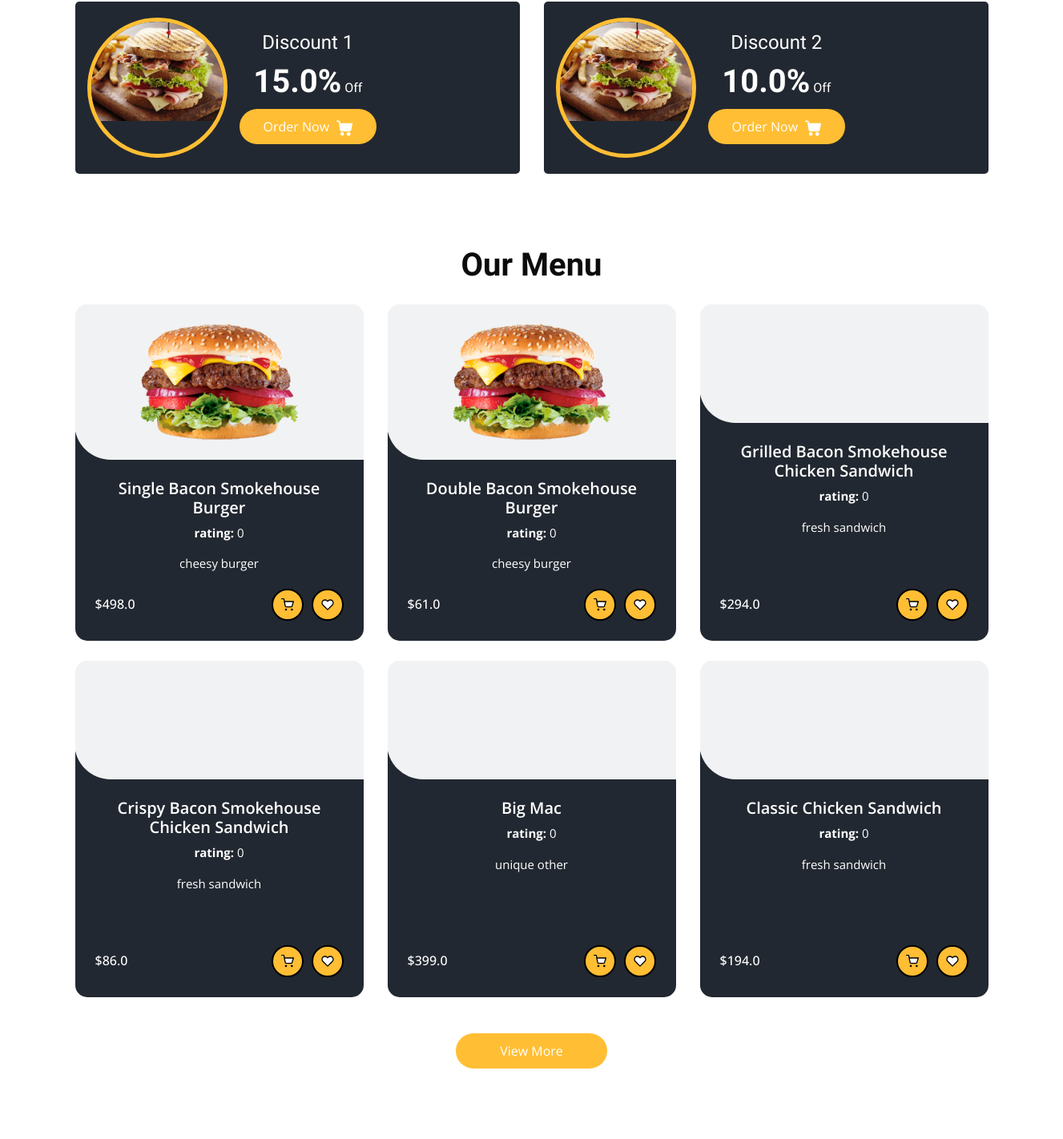
Before: /home (signed in, middle part) with the older database file.
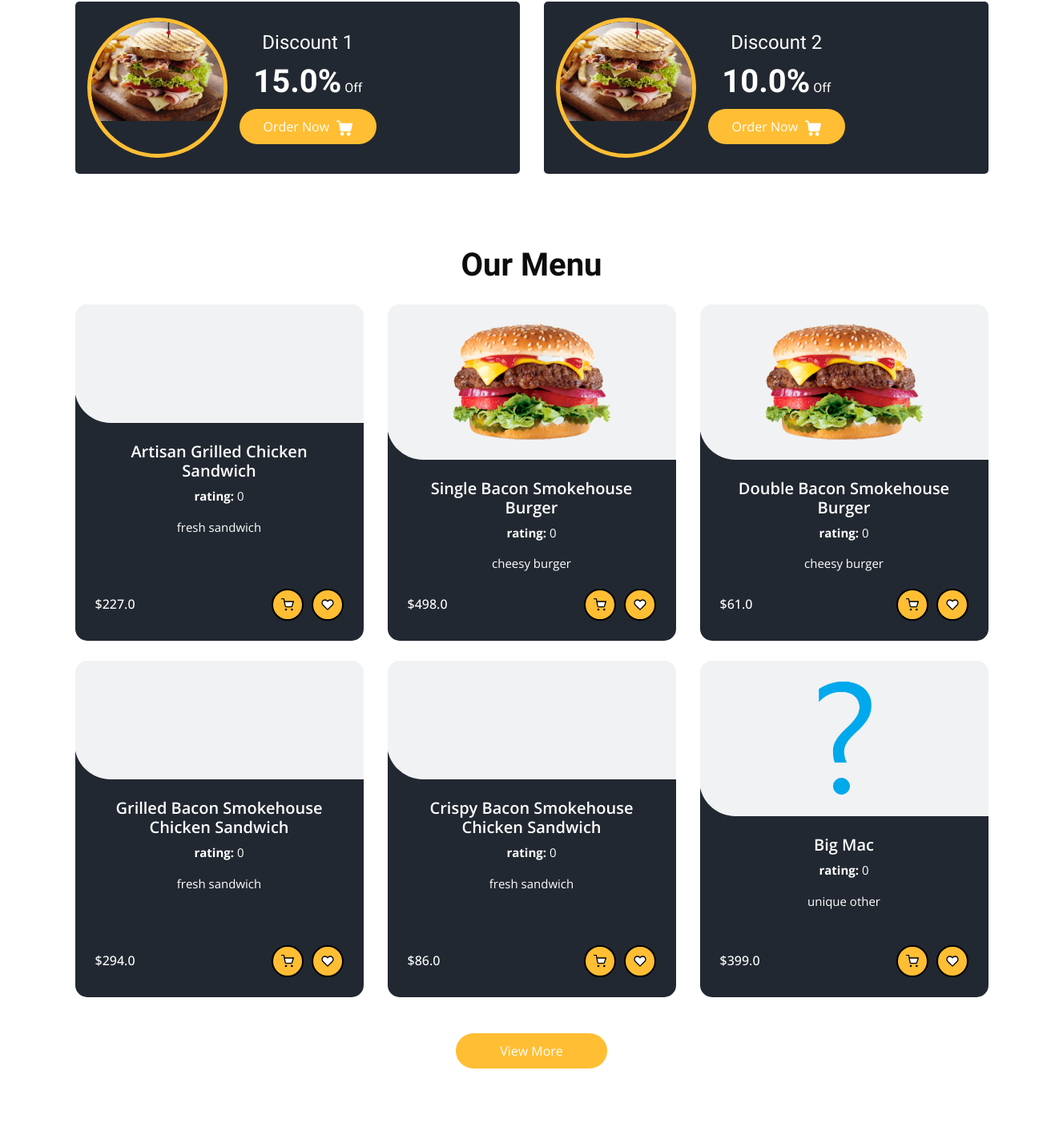
After: the same page with the newer database file.
### tables this page shows
CREATE TABLE Promotions (
                        PromotionID INTEGER PRIMARY KEY AUTOINCREMENT,
                        PromotionName TEXT,
                        MenuID INTEGER,
                        Description TEXT,
                        Discount REAL,
                        StartDate TEXT,
                        EndDate TEXT,
                        FOREIGN KEY (MenuID) REFERENCES Menus (MenuID) ON DELETE CASCADE
                    );

CREATE TABLE Menus (
                        MenuID INTEGER PRIMARY KEY AUTOINCREMENT,
                        RestaurantID INTEGER,
                        ItemName TEXT,
                        Description TEXT,
                        Price REAL,
                        Category TEXT,
                        ImagePNG TEXT,
                        ImageJPG TEXT,
                        Rating INTEGER DEFAULT 0,
                        FOREIGN KEY (RestaurantID) REFERENCES Restaurants(RestaurantID) ON DELETE CASCADE
                    );

### userEndpoints.py (the view)
@User.route('/home')
def home():
    if 'username' not in session:
        return redirect(url_for('login'))
    if not DataBase.is_customer(session['username'],session['email'],session['password']):
        return render_template('404.html'), 404
    data = DataBase.get_menu_data(limit=6)
    Pro = DataBase.get_active_promotions(current_date=date.today().strftime("%Y-%m-%d"), limit=2)
    return render_template('user/home.html',menu_data=data,Promotions=Pro)

### DataBase.py (called while the page is built)
def get_menu_data(limit=100,all=False):
    try:
        if all:
            cursor.execute('''SELECT ItemName, M.Description, Price, ImagePNG ,Category ,Rating FROM Menus M
                              INNER JOIN Restaurants R ON M.RestaurantID = R.RestaurantID
                              WHERE R.Blocked = 0;''')
        else:
            cursor.execute('''SELECT ItemName, M.Description, Price, ImagePNG ,Category ,Rating  FROM Menus M INNER JOIN Restaurants R
                              ON M.RestaurantID = R.RestaurantID
                              WHERE R.Blocked = 0 LIMIT ?;''',[limit])
        return cursor.fetchall()
    except sqlite3.Error as e:
        print("Error fetching data from database:", e)
        return []

def is_customer(id,email,password):
    try:
        cursor.execute('''SELECT * FROM Customers where CustomerID=? AND email = ? AND password=?;''',[id,email,password])
        ans = cursor.fetchone()
        if ans:
            return True
        else:
            return False
    except Exception as e:
        print(e)
        return False

### templates/user/home.html (shortened to what this page needs)
<!DOCTYPE html>
<html>
  <head>
    <link
      rel="stylesheet"
      type="text/css"
      href="{{url_for('static',filename='css/bootstrap.css')}}"
    />
    <link
      rel="stylesheet"
      type="text/css"
      href="https://cdnjs.cloudflare.com/ajax/libs/OwlCarousel2/2.3.4/assets/owl.carousel.min.css"
    />
    <link
      rel="stylesheet"
      href="https://cdnjs.cloudflare.com/ajax/libs/jquery-nice-select/1.1.0/css/nice-select.min.css"
    />
    <link
      href="{{url_for('static',filename='css/font-awesome.min.css')}}"
      rel="stylesheet"
    />
    <link
      href="{{url_for('static',filename='css/style.css')}}"
      rel="stylesheet"
    />
    <link
      href="{{url_for('static',filename='css/responsive.css')}}"
      rel="stylesheet"
    />
  </head>
  <body>
    <section class="offer_section layout_padding-bottom">
      <div class="offer_container">
        <div class="container">
          <div class="row">
            {% for item in Promotions %}
            <div class="col-md-6">
              <div class="box">
                <div class="img-box">
                  <img
                    src="{{url_for('static',filename='images/'+item['Image'] )}}"
                    alt=""
                  />
                </div>
                <div class="detail-box">
                  <h5>{{item['PromotionName']}}</h5>
                  <h6><span>{{item['Discount']}}%</span> Off</h6>
                  <a
                    href="#"
                    class="add-to-cart-btn-promortion"
                    data-PromotionName="{{item['PromotionName']}}"
                    data-discount="{{item['Discount']}}"
                  >
                    Order Now
                  </a>
                </div>
              </div>
            </div>
            {% endfor%}
          </div>
        </div>
      </div>
    </section>
    <section class="food_section layout_padding-bottom">
      <div class="container">
        <div class="heading_container heading_center">
          <h2>Our Menu</h2>
        </div>
        <div class="filters-content">
          <div class="row grid">
            {% for item in menu_data %}
            <div class="col-sm-6 col-lg-4 all {{ item[4] }}">
              <div class="box" id="menu-item-box">
                <div>
                  <div class="img-box">
                    <img
                      src="{{url_for('static',filename='images/'+item[3])}}"
                      alt=""
                    />
                  </div>
                  <div class="detail-box">
                    <h5>{{item[0]}}</h5>
                    <p><b>rating:</b> {{item[5]}}</p>
                    <p>{{item[1]}}</p>
                    <div class="options">
                      <h6>${{ item[2] }}</h6>
                      <div class="button-container" id="menu-buttons">
                        <a
                          href="#"
                          class="add-to-cart-btn"
                          data-item-name="{{ item[0] }}"
                          data-description="{{ item[1] }}"
                          data-price="{{ item[2] }}"
                        >
                        </a>
                        <a
                          href="#"
                          class="favorite-btn"
                          data-item-name="{{ item[0] }}"
                          data-description="{{ item[1] }}"
                          data-price="{{ item[2] }}"
                        >
                        </a>
                      </div>
                    </div>
                  </div>
                </div>
              </div>
            </div>
            {% endfor %}
          </div>
        </div>
        <div class="btn-box">
          <a href="/search"> View More </a>
        </div>
      </div>
    </section>
    <br /><br /><br /><br /><br /><br /><br />
  </body>
</html>

Changed rows visible on the page:
no longer on this page (row unchanged): Menus: ItemName "Classic Chicken Sandwich", Rating "0", Description "fresh sandwich", Price "194.0"
added Menus: ItemName "Artisan Grilled Chicken Sandwich", Rating "0", Description "fresh sandwich", Price "227.0"
changed Menus "Big Mac": ImagePNG: picture added
